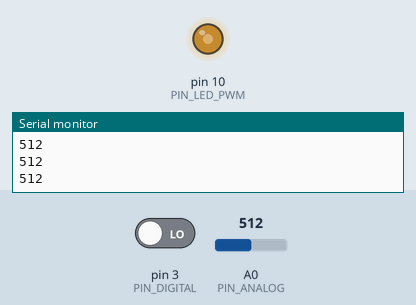
The sketch below on a simulated Arduino Uno, built with avr-gcc and run on an emulated ATmega328P. Shown: output pins drawn as LEDs (lit = HIGH), the last lines printed to the serial monitor. The inputs (shaded band) are chosen by the test bench; at power-on: A0 (PIN_ANALOG) = 512, pin 3 (PIN_DIGITAL) LOW.

Above: at 1.2 s.
1.3 s: A0 (PIN_ANALOG) set to 716
At 2.5 s:
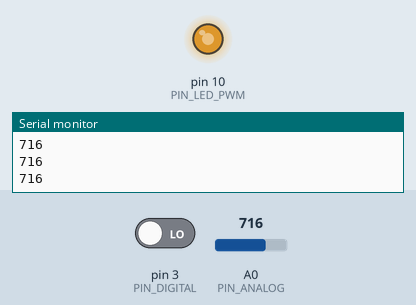
2.8 s: A0 (PIN_ANALOG) set to 900
At 3.7 s:
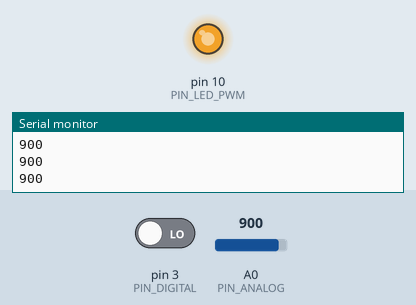
4.3 s: A0 (PIN_ANALOG) set to 122
At 4.8 s:
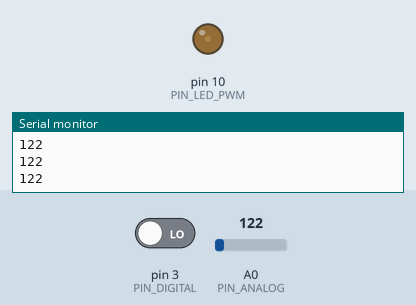
5.8 s: A0 (PIN_ANALOG) set to 0
At 7.1 s:
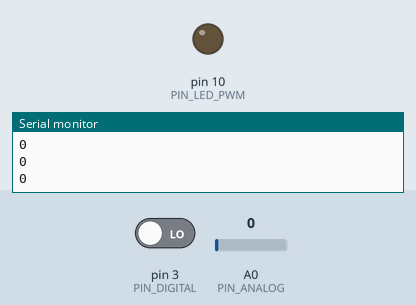
Timing chart, 0 to 8.8 s (numbered marks = the images above; inputs shaded):
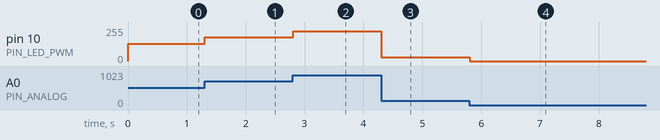

Measured:
- after the input at 1.3 s, pin 10 (PIN_LED_PWM): 128/255 → 179/255 at once
- after the input at 2.8 s, pin 10 (PIN_LED_PWM): 179/255 → 225/255 at once
- after the input at 4.3 s, pin 10 (PIN_LED_PWM): 225/255 → 30/255 at once
- after the input at 5.8 s, pin 10 (PIN_LED_PWM): 30/255 → 0/255 at once

The sketch:

main.ino
```cpp
/**
 * @file    main.ino
 * @author  Filippo Graziani
 * @date    13/03/2024
 * @brief   A sample code for the reed switch (KY025)
 * Connections:
 * Sensor       -----       Arduino Uno
 * A0                       A0
 * G                        GND
 * +                        5V
 * D0                       D3
 */

#include "Arduino.h"
#include <stdint.h>

#define     PIN_DIGITAL             (3)
#define     PIN_ANALOG              (A0)
#define     PIN_LED_PWM             (10)

static void irq_detect();

static bool gb_magnet_detect(false);

/**
 * @brief   Setup function.
 * @par     Description
 * Setting of the Arduino's pins and the serial port.
 * @return  Nothing.
 */
void
setup ()
{
    Serial.begin(9600);

    while (!Serial)
    {
        /* Do nothing */
    }

    pinMode(PIN_LED_PWM, OUTPUT);
    pinMode(PIN_ANALOG, INPUT);
    pinMode(PIN_DIGITAL, INPUT);
    attachInterrupt(digitalPinToInterrupt(PIN_DIGITAL), irq_detect, RISING);
}   /* setup() */

/**
 * @brief   Loop function.
 * @par     Description
 * Checking the presence of an obstacle.
 * @return  Nothing.
 */
void
loop ()
{
    static uint32_t debounce_time_ms(0);
    int32_t led_intesity(analogRead(PIN_ANALOG));

    analogWrite(PIN_LED_PWM, led_intesity / 4);

    if ((true == gb_magnet_detect) && (0 == debounce_time_ms))
    {
        Serial.println("Magnet detected");

        debounce_time_ms = millis();
    }

    Serial.println(led_intesity);

    if ((0 != debounce_time_ms) && ((millis() - debounce_time_ms) > 100))
    {
        debounce_time_ms = 0;
        gb_magnet_detect = false;
        attachInterrupt(digitalPinToInterrupt(PIN_DIGITAL), irq_detect,
                        RISING);
    }
}   /* loop() */

/**
 * @brief   Interrupt function.
 * @par     Description
 * Detection of a magnetic field which closes the switch.
 * @return  Nothing.
 */
static void
irq_detect ()
{
    gb_magnet_detect = true;
}   /* irq_detect() */


/*** End of file ***/
```
